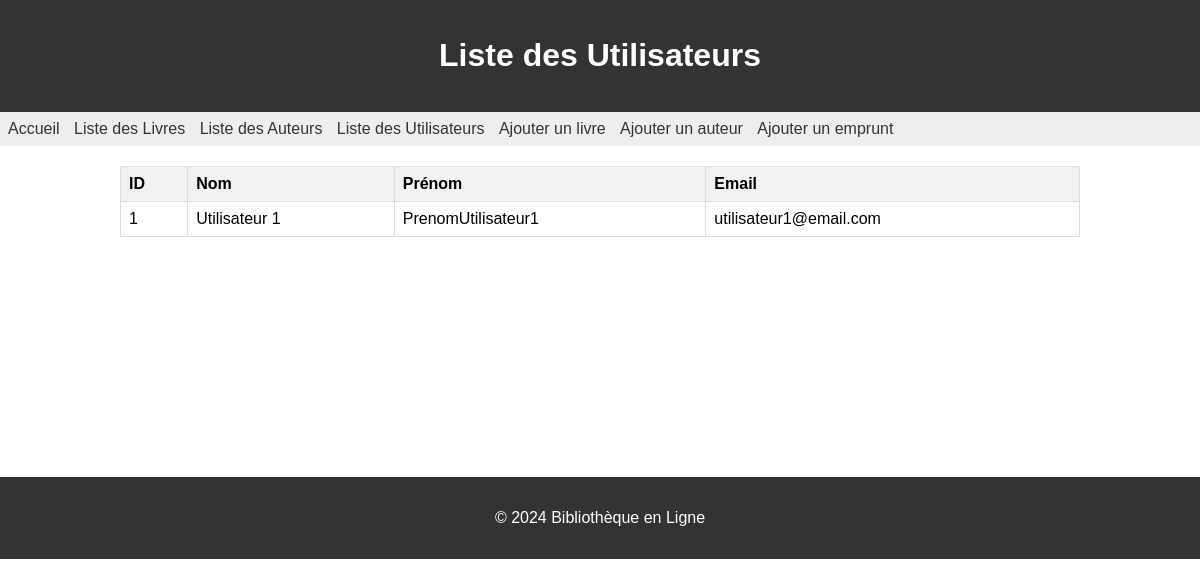
Page /utilisateurs.php on the committed database.
### tables this page shows
CREATE TABLE IF NOT EXISTS utilisateurs (
    id INT PRIMARY KEY AUTO_INCREMENT,
    nom VARCHAR(255) NOT NULL,
    prenom VARCHAR(255) NOT NULL,
    email VARCHAR(255) NOT NULL
);

### Utilisateur.php (called while the page is built, shortened)
<?php
class Utilisateur {
    public function __construct($id, $nom, $prenom, $email) {
        $this->id = $id;
        $this->nom = $nom;
        $this->prenom = $prenom;
        $this->email = $email;
    }
    public static function getAllUtilisateurs() {
        $db = new Database();
        $conn = $db->getConnection();
        $stmt = $conn->prepare("SELECT * FROM utilisateurs");
        $stmt->execute();
        $utilisateurs = array();
        while ($row = $stmt->fetch(PDO::FETCH_ASSOC)) {
            $utilisateurs[] = new Utilisateur($row['id'], $row['nom'], $row['prenom'], $row['email']);
        }
        return $utilisateurs;
    }
}
?>

### utilisateurs.php (the view, shortened to what this page needs)
<?php
require_once 'Utilisateur.php';
?>
<!DOCTYPE html>
<html lang="en">
<head>
    <link rel="stylesheet" href="styles.css">
</head>
<body>
    <header>
        <h1>Liste des Utilisateurs</h1>
    </header>
    <nav>
        <ul>
            <li><a href="index.php">Accueil</a></li>
            <li><a href="livres.php">Liste des Livres</a></li>
            <li><a href="auteurs.php">Liste des Auteurs</a></li>
            <li><a href="utilisateurs.php">Liste des Utilisateurs</a></li>
            <li><a href="ajout_livre.php">Ajouter un livre</a></li>
            <li><a href="ajout_auteur.php">Ajouter un auteur</a></li>
            <li><a href="process_emprunt.php">Ajouter un emprunt</a></li>
        </ul>
    </nav>
    <?php
    $utilisateurs = Utilisateur::getAllUtilisateurs();
    if ($utilisateurs) {
        echo '<table>';
        echo '<tr>';
        echo '<th>ID</th>';
        echo '<th>Nom</th>';
        echo '<th>Prénom</th>';
        echo '<th>Email</th>';
        echo '</tr>';
        foreach ($utilisateurs as $utilisateur) {
            echo '<tr>';
            echo '<td>' . $utilisateur->id . '</td>';
            echo '<td>' . $utilisateur->nom . '</td>';
            echo '<td>' . $utilisateur->prenom . '</td>';
            echo '<td>' . $utilisateur->email . '</td>';
            echo '</tr>';
        }
        echo '</table>';
    } else {
        echo 'Aucun utilisateur trouvé.';
    }
    ?>
    <footer>
        <p>&copy; 2024 Bibliothèque en Ligne</p>
    </footer>
</body>
</html>

### styles.css (style rules this page uses)
body { font-family: Arial, sans-serif; margin: 0; padding: 0; }
header { background-color: #333; color: #fff; text-align: center; padding: 1em 0; }
nav { background-color: #eee; padding: 0.5em; }
nav ul { list-style: none; margin: 0; padding: 0; }
nav ul li { display: inline; margin-right: 10px; }
nav a { text-decoration: none; color: #333; }
ul { list-style: none; padding: 0; }
li { margin-bottom: 5px; }
footer { background-color: #333; color: #fff; text-align: center; padding: 1em 0; bottom: 0; width: 100%; margin-top: 20%; }
table { width: 80%; margin: auto; border-collapse: collapse; margin-top: 20px; }
th, td { border: 1px solid #dddddd; text-align: left; padding: 8px; }
th { background-color: #f2f2f2; }

### rows in the picture
utilisateurs: id "1", nom "Utilisateur 1", prenom "PrenomUtilisateur1", email "utilisateur1@email.com"
